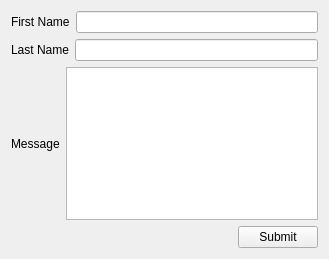
<?xml version="1.0" encoding="UTF-8"?>
<ui version="4.0">
 <class>Widget</class>
 <widget class="QWidget" name="Widget">
  <property name="geometry">
   <rect>
    <x>0</x>
    <y>0</y>
    <width>329</width>
    <height>259</height>
   </rect>
  </property>
  <property name="windowTitle">
   <string>Widget</string>
  </property>
  <layout class="QVBoxLayout" name="verticalLayout">
   <item>
    <layout class="QHBoxLayout" name="horizontalLayout">
     <item>
      <widget class="QLabel" name="label">
       <property name="text">
        <string>First Name</string>
       </property>
      </widget>
     </item>
     <item>
      <widget class="QLineEdit" name="firstNameLineEdit"/>
     </item>
    </layout>
   </item>
   <item>
    <layout class="QHBoxLayout" name="horizontalLayout_2">
     <item>
      <widget class="QLabel" name="label_2">
       <property name="text">
        <string>Last Name</string>
       </property>
      </widget>
     </item>
     <item>
      <widget class="QLineEdit" name="lastNameLineEdit"/>
     </item>
    </layout>
   </item>
   <item>
    <layout class="QHBoxLayout" name="horizontalLayout_3">
     <item>
      <widget class="QLabel" name="label_3">
       <property name="text">
        <string>Message</string>
       </property>
      </widget>
     </item>
     <item>
      <widget class="QTextEdit" name="messageTextEdit"/>
     </item>
    </layout>
   </item>
   <item>
    <layout class="QHBoxLayout" name="horizontalLayout_4">
     <item>
      <spacer name="horizontalSpacer">
       <property name="orientation">
        <enum>Qt::Horizontal</enum>
       </property>
       <property name="sizeHint" stdset="0">
        <size>
         <width>40</width>
         <height>20</height>
        </size>
       </property>
      </spacer>
     </item>
     <item>
      <widget class="QPushButton" name="pushButton">
       <property name="text">
        <string>Submit</string>
       </property>
      </widget>
     </item>
    </layout>
   </item>
  </layout>
 </widget>
 <resources/>
 <connections/>
</ui>
